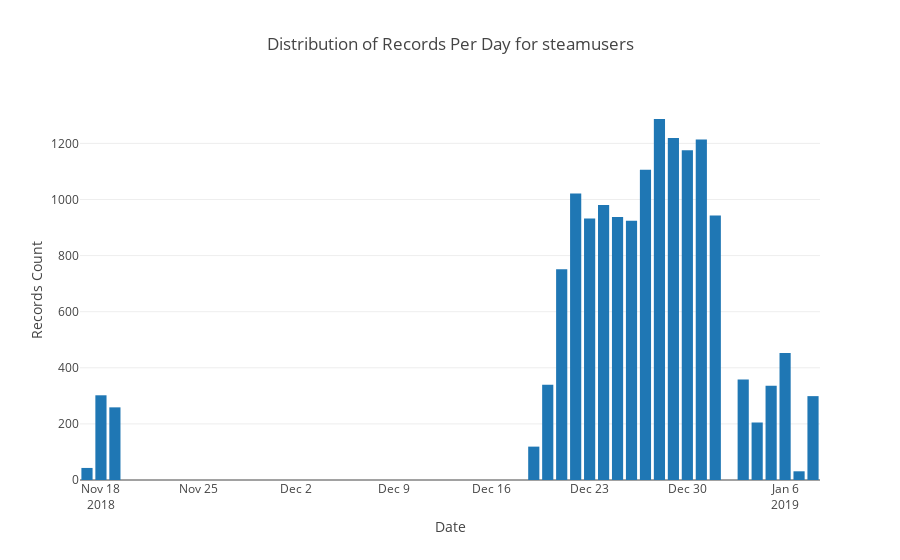

Here is the notebook cell this chart was saved with:
### Markdown cell above
## These are the number of records we have per day for the `steamusers` Mongo collection.  This is created using the `steamusers.py` script.

### Code cell
# https://plot.ly/python/bar-charts/

data = [Bar(
        x=grouped_df['date'],
        y=grouped_df['count']
    )]

layout = Layout(
        title='Distribution of Records Per Day for steamusers',
        xaxis=dict(
            title='Date'
        ),
        yaxis=dict(
            title='Records Count'
        )
    )

fig = Figure(data=data, layout=layout)

iplot(fig)

### Figure 1 — Plotly figure (JSON) as saved in the notebook; plotly's stock layout.template omitted (floating-point values rounded to 4 significant figures)
{"data": [{"type": "bar", "uid": "7e314397-2a97-4658-93c1-9300821eefbf", "x": ["2018-11-17", "2018-11-18", "2018-11-19", "2018-11-20", "2018-11-21", "2018-11-22", "2018-11-23", "2018-11-24", "2018-11-25", "2018-11-26", "2018-11-27", "2018-11-28", "2018-11-29", "2018-11-30", "2018-12-01", "2018-12-02", "2018-12-03", "2018-12-04", "2018-12-05", "2018-12-06", "2018-12-07", "2018-12-08", "2018-12-09", "2018-12-10", "2018-12-11", "2018-12-12", "2018-12-13", "2018-12-14", "2018-12-15", "2018-12-16", "2018-12-17", "2018-12-18", "2018-12-19", "2018-12-20", "2018-12-21", "2018-12-22", "2018-12-23", "2018-12-24", "2018-12-25", "2018-12-26", "2018-12-27", "2018-12-28", "2018-12-29", "2018-12-30", "2018-12-31", "2019-01-01", "2019-01-02", "2019-01-03", "2019-01-04", "2019-01-05", "2019-01-06", "2019-01-07", "2019-01-08"], "y": [43, 302, 259, 0, 0, 0, 0, 0, 0, 0, 0, 0, 0, 0, 0, 0, 0, 0, 0, 0, 0, 0, 0, 0, 0, 0, 0, 0, 0, 0, 0, 0, 119, 340, 751, 1021, 932, 980, 938, 924, 1106, 1287, 1219, 1176, 1214, 943, 0, 358, 205, 336, 453, 31, 299]}], "layout": {"title": {"text": "Distribution of Records Per Day for steamusers"}, "xaxis": {"title": {"text": "Date"}}, "yaxis": {"title": {"text": "Records Count"}}}}
